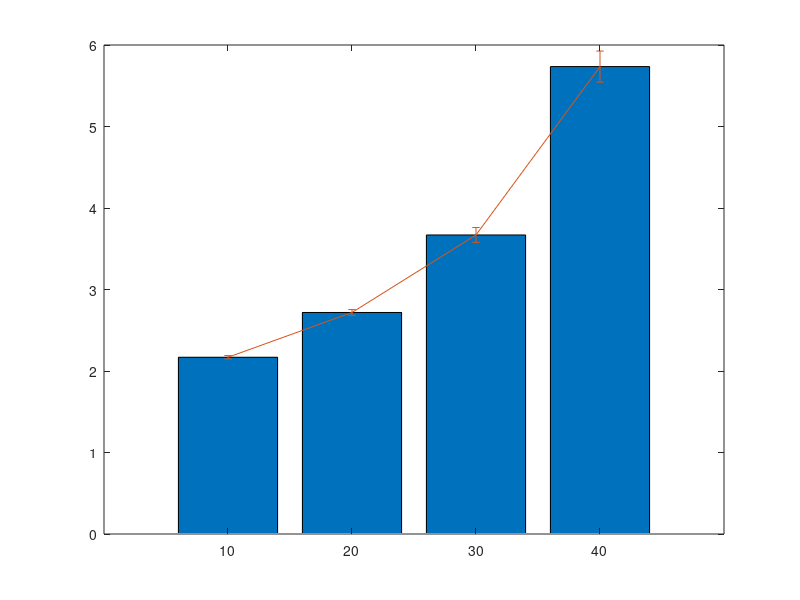

MATLAB code for this plot: (Note: this script raises an error after producing the figure.)
load('ex2a_b.mat');
%% ALINEA A)
figure(1);
bar(n, mean_APD_data);
hold on;

er = errorbar(n, mean_APD_data, term_APD_data);
er.Color = [1 0 0];
er.LineStyle = "none";

xlabel('n VoIP flows');
%ylim([0 8]);
ylabel('Average Packet Delay (ms)');
title('Average Packet Delay of Data');
hold off;

figure(2);
bar(n, mean_APD_voip);
hold on;

er = errorbar(n, mean_APD_voip, term_APD_voip);
er.Color = [1 0 0];
er.LineStyle = "none";

xlabel('n VoIP flows');
ylabel('Average Packet Delay (ms)');
title('Average Packet Delay of VoIP');
hold off;

figure(3);
bar(n, mean_AQD_data);
hold on;

er = errorbar(n, mean_AQD_data, term_AQD_data);
er.Color = [1 0 0];
er.LineStyle = "none";

xlabel('n VoIP flows');
%ylim([0 7]);
ylabel('Average Queue Delay (ms)');
title('Average Queue Delay of Data');
hold off;

figure(4);
bar(n, mean_AQD_voip);
hold on;

er = errorbar(n, mean_AQD_voip, term_AQD_voip);
er.Color = [1 0 0];
er.LineStyle = "none";

xlabel('n VoIP flows');
ylabel('Average Queue Delay (ms)');
title('Average Queue Delay of VoIP');
hold off;

%% ALINEA B)
figure(5);
grid on;
bar(n, mean_APD_data_Priority);
hold on;

er = errorbar(n, mean_APD_data_Priority, term_APD_data_Priority);
er.Color = [1 0 0];
er.LineStyle = "none";

xlabel('n VoIP flows');
ylabel('Average Packet Delay (ms)');
title('Average Packet Delay of Data - VoIP with higher priority');
hold off;

figure(6);
grid on;
bar(n, mean_APD_voip_Priority);
hold on;

er = errorbar(n, mean_APD_voip_Priority, term_APD_voip_Priority);
er.Color = [1 0 0];
er.LineStyle = "none";

xlabel('n VoIP flows');
%ylim([0 6]);
ylabel('Average Packet Delay (ms)');
title('Average Packet Delay of VoIP - VoIP with higher priority');
hold off;

figure(7);
grid on;
bar(n, mean_AQD_data_Priority);
hold on;

er = errorbar(n, mean_AQD_data_Priority, term_AQD_data_Priority);
er.Color = [1 0 0];
er.LineStyle = "none";

xlabel('n VoIP flows');
ylabel('Average Queue Delay (ms)');
title('Average Queue Delay of Data - VoIP with higher priority');
hold off;

figure(8);
grid on;
bar(n, mean_AQD_voip_Priority);
hold on;

er = errorbar(n, mean_AQD_voip_Priority, term_AQD_voip_Priority);
er.Color = [1 0 0];
er.LineStyle = "none";

xlabel('n VoIP flows');
%ylim([0 6]);
ylabel('Average Queue Delay (ms)');
title('Average Queue Delay of VoIP - VoIP with higher priority');
hold off;